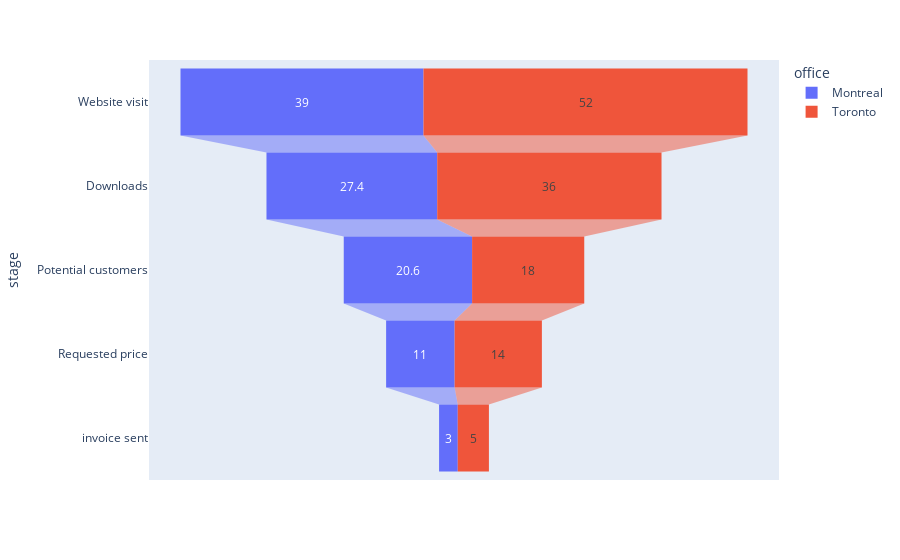

The cell this chart's notebook holds for it:
### Markdown cell above
### Stacked Funnel Plot with plotly.express

### Code cell
import plotly.express as px
import pandas as pd
stages = ["Website visit", "Downloads", "Potential customers", "Requested price", "invoice sent"]
df_mtl = pd.DataFrame(dict(number=[39, 27.4, 20.6, 11, 3], stage=stages))
df_mtl['office'] = 'Montreal'
df_toronto = pd.DataFrame(dict(number=[52, 36, 18, 14, 5], stage=stages))
df_toronto['office'] = 'Toronto'
df = pd.concat([df_mtl, df_toronto], axis=0)
fig = px.funnel(df, x='number', y='stage', color='office')
fig.show()

### Figure 1 — Plotly figure (JSON) as saved in the notebook; plotly's stock layout.template omitted (floating-point values rounded to 4 significant figures)
{"data": [{"hovertemplate": "office=Montreal<br>number=%{x}<br>stage=%{y}<extra></extra>", "legendgroup": "Montreal", "marker": {"color": "#636efa"}, "name": "Montreal", "orientation": "h", "showlegend": true, "type": "funnel", "x": [39, 27.4, 20.6, 11, 3], "xaxis": "x", "y": ["Website visit", "Downloads", "Potential customers", "Requested price", "invoice sent"], "yaxis": "y"}, {"hovertemplate": "office=Toronto<br>number=%{x}<br>stage=%{y}<extra></extra>", "legendgroup": "Toronto", "marker": {"color": "#EF553B"}, "name": "Toronto", "orientation": "h", "showlegend": true, "type": "funnel", "x": [52, 36, 18, 14, 5], "xaxis": "x", "y": ["Website visit", "Downloads", "Potential customers", "Requested price", "invoice sent"], "yaxis": "y"}], "layout": {"legend": {"title": {"text": "office"}, "tracegroupgap": 0}, "margin": {"t": 60}, "xaxis": {"anchor": "y", "domain": [0, 1], "title": {"text": "number"}}, "yaxis": {"anchor": "x", "domain": [0, 1], "title": {"text": "stage"}}}}
